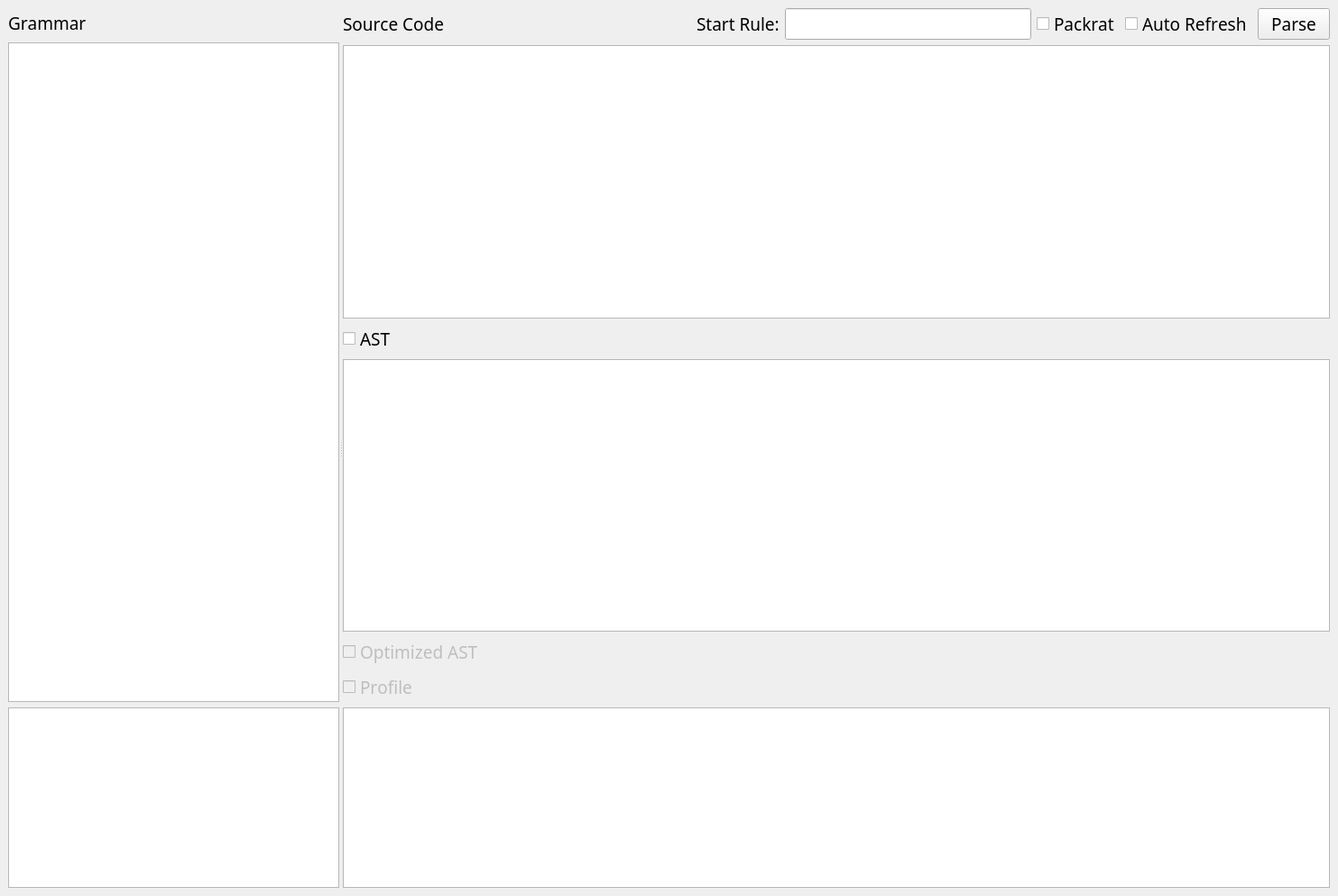
<?xml version="1.0" encoding="UTF-8"?>
<ui version="4.0">
 <class>MainWindow</class>
 <widget class="QMainWindow" name="MainWindow">
  <property name="geometry">
   <rect>
    <x>0</x>
    <y>0</y>
    <width>1483</width>
    <height>993</height>
   </rect>
  </property>
  <property name="font">
   <font>
    <family>Microsoft YaHei</family>
    <pointsize>14</pointsize>
    <weight>50</weight>
    <bold>false</bold>
    <kerning>false</kerning>
   </font>
  </property>
  <property name="windowTitle">
   <string>PEG_Playground</string>
  </property>
  <widget class="QWidget" name="centralwidget">
   <layout class="QVBoxLayout" name="verticalLayout">
    <item>
     <widget class="QSplitter" name="splitter">
      <property name="orientation">
       <enum>Qt::Horizontal</enum>
      </property>
      <widget class="QWidget" name="grammarWidget">
       <layout class="QVBoxLayout" name="grammarLayout">
        <item>
         <widget class="QLabel" name="grammarLabel">
          <property name="minimumSize">
           <size>
            <width>0</width>
            <height>32</height>
           </size>
          </property>
          <property name="maximumSize">
           <size>
            <width>16777215</width>
            <height>16777215</height>
           </size>
          </property>
          <property name="text">
           <string>Grammar</string>
          </property>
         </widget>
        </item>
        <item>
         <widget class="QPlainTextEdit" name="grammarPlainTextEdit">
          <property name="sizePolicy">
           <sizepolicy hsizetype="Expanding" vsizetype="Expanding">
            <horstretch>0</horstretch>
            <verstretch>0</verstretch>
           </sizepolicy>
          </property>
          <property name="font">
           <font>
            <family>Consolas</family>
            <pointsize>12</pointsize>
           </font>
          </property>
         </widget>
        </item>
        <item>
         <widget class="QPlainTextEdit" name="grammarInfoPlainTextEdit">
          <property name="sizePolicy">
           <sizepolicy hsizetype="Expanding" vsizetype="Expanding">
            <horstretch>0</horstretch>
            <verstretch>0</verstretch>
           </sizepolicy>
          </property>
          <property name="maximumSize">
           <size>
            <width>16777215</width>
            <height>200</height>
           </size>
          </property>
          <property name="font">
           <font>
            <family>Consolas</family>
            <pointsize>12</pointsize>
           </font>
          </property>
          <property name="readOnly">
           <bool>true</bool>
          </property>
         </widget>
        </item>
       </layout>
      </widget>
      <widget class="QWidget" name="sourceCodeWidget">
       <layout class="QVBoxLayout" name="sourceCodeLayout">
        <item>
         <layout class="QHBoxLayout" name="toolbarLayout">
          <item>
           <widget class="QLabel" name="srcLabel">
            <property name="text">
             <string>Source Code</string>
            </property>
           </widget>
          </item>
          <item>
           <spacer name="horizontalSpacer">
            <property name="orientation">
             <enum>Qt::Horizontal</enum>
            </property>
            <property name="sizeHint" stdset="0">
             <size>
              <width>40</width>
              <height>20</height>
             </size>
            </property>
           </spacer>
          </item>
          <item>
           <widget class="QLabel" name="startRuleLabel">
            <property name="text">
             <string>Start Rule:</string>
            </property>
           </widget>
          </item>
          <item>
           <widget class="QLineEdit" name="startRuleLineEdit">
            <property name="maximumSize">
             <size>
              <width>16777215</width>
              <height>16777215</height>
             </size>
            </property>
            <property name="readOnly">
             <bool>true</bool>
            </property>
           </widget>
          </item>
          <item>
           <widget class="QCheckBox" name="packratCheckBox">
            <property name="enabled">
             <bool>true</bool>
            </property>
            <property name="text">
             <string>Packrat</string>
            </property>
           </widget>
          </item>
          <item>
           <widget class="QCheckBox" name="autoRefreshCheckBox">
            <property name="text">
             <string>Auto Refresh</string>
            </property>
           </widget>
          </item>
          <item>
           <widget class="QPushButton" name="parsePushButton">
            <property name="text">
             <string>Parse</string>
            </property>
           </widget>
          </item>
         </layout>
        </item>
        <item>
         <widget class="QPlainTextEdit" name="codeEditorPlainTextEdit">
          <property name="sizePolicy">
           <sizepolicy hsizetype="Expanding" vsizetype="Expanding">
            <horstretch>0</horstretch>
            <verstretch>0</verstretch>
           </sizepolicy>
          </property>
          <property name="font">
           <font>
            <family>Consolas</family>
            <pointsize>12</pointsize>
           </font>
          </property>
         </widget>
        </item>
        <item>
         <widget class="QCheckBox" name="astButton">
          <property name="font">
           <font>
            <family>Microsoft YaHei</family>
            <pointsize>14</pointsize>
           </font>
          </property>
          <property name="text">
           <string>AST</string>
          </property>
         </widget>
        </item>
        <item>
         <widget class="QPlainTextEdit" name="codeAstPlainTextEdit">
          <property name="sizePolicy">
           <sizepolicy hsizetype="Expanding" vsizetype="Expanding">
            <horstretch>0</horstretch>
            <verstretch>0</verstretch>
           </sizepolicy>
          </property>
          <property name="font">
           <font>
            <family>Consolas</family>
            <pointsize>12</pointsize>
           </font>
          </property>
          <property name="readOnly">
           <bool>true</bool>
          </property>
         </widget>
        </item>
        <item>
         <layout class="QVBoxLayout" name="optionsLayout">
          <item>
           <widget class="QCheckBox" name="optimizedASTCheckBox">
            <property name="enabled">
             <bool>false</bool>
            </property>
            <property name="text">
             <string>Optimized AST</string>
            </property>
           </widget>
          </item>
          <item>
           <widget class="QCheckBox" name="profileCheckBox">
            <property name="enabled">
             <bool>false</bool>
            </property>
            <property name="text">
             <string>Profile</string>
            </property>
           </widget>
          </item>
         </layout>
        </item>
        <item>
         <widget class="QPlainTextEdit" name="codeResultPlainTextEdit">
          <property name="maximumSize">
           <size>
            <width>16777215</width>
            <height>200</height>
           </size>
          </property>
          <property name="font">
           <font>
            <family>Consolas</family>
            <pointsize>12</pointsize>
           </font>
          </property>
          <property name="readOnly">
           <bool>true</bool>
          </property>
         </widget>
        </item>
       </layout>
      </widget>
     </widget>
    </item>
   </layout>
  </widget>
 </widget>
 <resources/>
 <connections/>
</ui>
